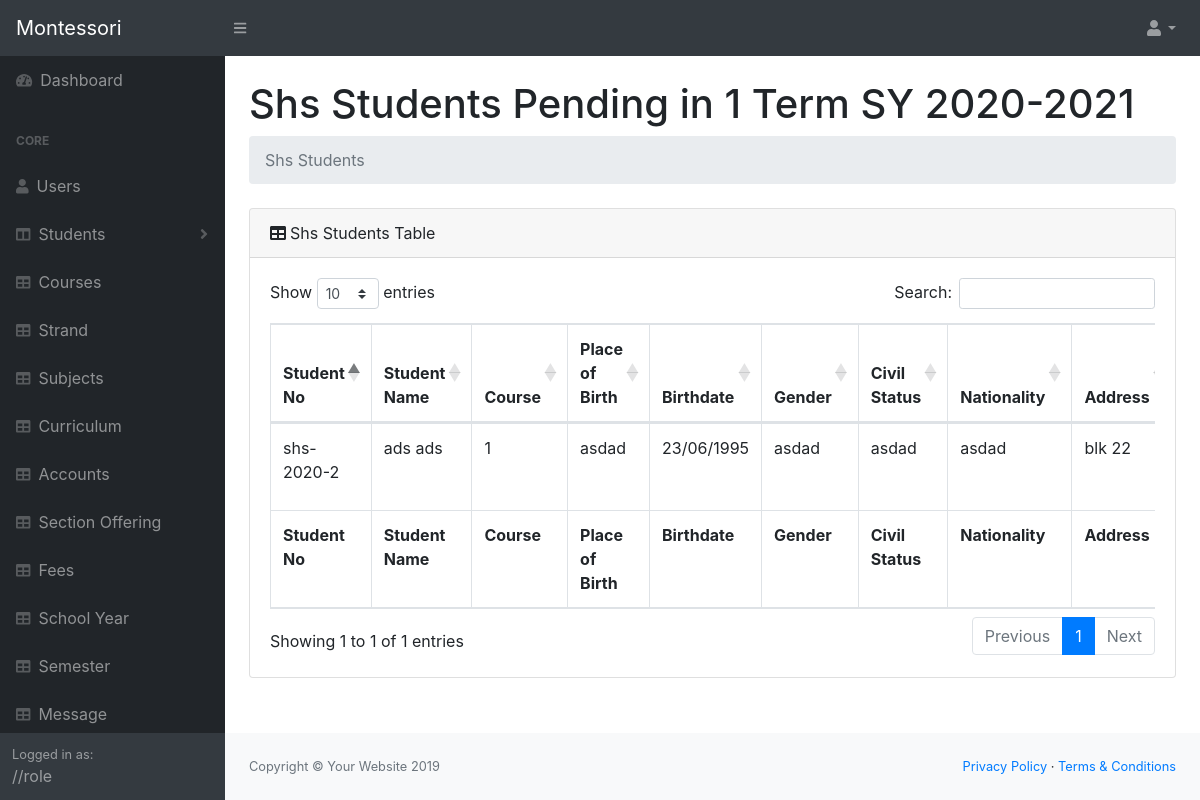
The page /system/pages/shsStudentsPend.php (signed in) on the database its author committed.
### tables this page shows
CREATE TABLE `sem` (
  `semid` int(11) NOT NULL,
  `semterm` int(11) NOT NULL,
  `sem_status` varchar(15) NOT NULL,
  `syid` int(11) NOT NULL,
  `isOpenReg` int(11) NOT NULL
);

CREATE TABLE `schoolyear` (
  `sy_id` int(11) NOT NULL,
  `school_year` varchar(30) NOT NULL,
  `sy_status` varchar(15) NOT NULL
);

CREATE TABLE `shspersonal` (
  `shsp_id` int(11) NOT NULL,
  `shsno` varchar(50) NOT NULL,
  `firstname` varchar(50) NOT NULL,
  `lastname` varchar(50) NOT NULL,
  `middlename` varchar(20) NOT NULL,
  `strand` int(11) NOT NULL,
  `pob` varchar(20) NOT NULL,
  `dob` varchar(20) NOT NULL,
  `gender` varchar(20) NOT NULL,
  `civil` varchar(20) NOT NULL,
  `nationality` varchar(20) NOT NULL,
  `Address` text NOT NULL,
  `CpNo` varchar(20) NOT NULL,
  `EmailAdd` varchar(50) NOT NULL,
  `Religion` varchar(20) NOT NULL,
  `age` int(11) NOT NULL,
  `isEnrolled` int(11) NOT NULL,
  `semid` int(11) NOT NULL,
  `syid` int(11) NOT NULL
);

### system/pages/functions.php (called while the page is built, shortened)
<?php
$db = new DBController();
$shspersonal = new ShsPersonal($db);
$schoolYear = new SchoolYear($db);
$sem = new Sem($db);

### system/pages/shsStudentsPend.php (the view, shortened to what this page needs)
<?php
include('header.php');
include('navigation.php');
$schoolYearArgs = $schoolYear->schoolYear();
$semList = $sem->getSemActivate();
$studentsList = $shspersonal->getDataRawQuery("SELECT * FROM shspersonal WHERE isEnrolled = 0");
?>
<main>
    <div class="container-fluid">
        <h1 class="mt-4">Shs Students Pending in <?= $semList['semterm'] ?> Term SY <?= $schoolYearArgs['school_year'] ?></h1>
        <ol class="breadcrumb mb-4">
            <li class="breadcrumb-item active">Shs Students</li>
        </ol>
        <div class="card mb-4">
            <div class="card-header"><i class="fas fa-table mr-1"></i>Shs Students Table
            </div>
            <div class="card-body">
                <div class="table-responsive">
                    <table class="table table-bordered" id="dataTable" width="100%" cellspacing="0">
                        <thead>
                            <tr>
                                <th>Student No</th>
                                <th>Student Name</th>
                                <th>Course</th>
                                <th>Place of Birth</th>
                                <th>Birthdate</th>
                                <th>Gender</th>
                                <th>Civil Status</th>
                                <th>Nationality</th>
                                <th>Address</th>
                            </tr>
                        </thead>
                        <tfoot>
                            <tr>
                                <th>Student No</th>
                                <th>Student Name</th>
                                <th>Course</th>
                                <th>Place of Birth</th>
                                <th>Birthdate</th>
                                <th>Gender</th>
                                <th>Civil Status</th>
                                <th>Nationality</th>
                                <th>Address</th>
                            </tr>
                        </tfoot>
                        <tbody>
                            <?php array_map(function ($student) { ?>
                                <tr>
                                    <td><?= $student['shsno'] ?></td>
                                    <td><?= $student['firstname'] . ' ' . $student['lastname'] ?></td>
                                    <td><?= $student['strand'] ?></td>
                                    <td><?= $student['pob'] ?></td>
                                    <td><?= $student['dob'] ?></td>
                                    <td><?= $student['gender'] ?></td>
                                    <td><?= $student['civil'] ?></td>
                                    <td><?= $student['nationality'] ?></td>
                                    <td><?= $student['Address'] ?></td>
                                </tr>
                            <?php }, $studentsList) ?>
                        </tbody>
                    </table>
                </div>
            </div>
        </div>
    </div>
</main>
<?php
include('footer.php');
?>

### rows shown on the page
sem: semterm "1"
schoolyear: school_year "2020-2021"
shspersonal: shsno "shs-2020-2", firstname "ads", lastname "ads", strand "1", pob "asdad", dob "23/06/1995", gender "asdad", civil "asdad", nationality "asdad", Address "blk 22"
